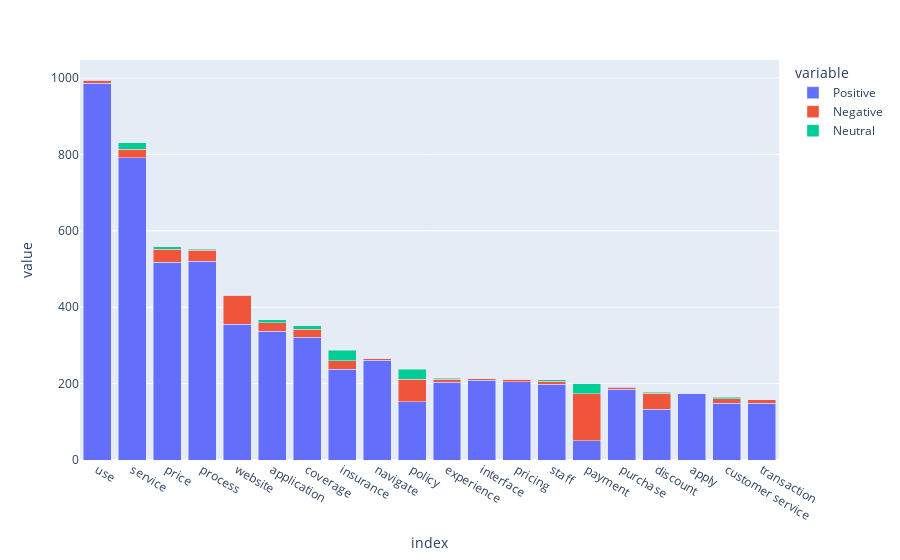

Here is the notebook cell this chart was saved with:
### Code cell
px.bar(restructured_dist, barmode='stack')

### Figure 1 — Plotly figure (JSON) as saved in the notebook; plotly's stock layout.template omitted (floating-point values rounded to 4 significant figures)
{"data": [{"alignmentgroup": "True", "hovertemplate": "variable=Positive<br>index=%{x}<br>value=%{y}<extra></extra>", "legendgroup": "Positive", "marker": {"color": "#636efa", "pattern": {"shape": ""}}, "name": "Positive", "offsetgroup": "Positive", "orientation": "v", "showlegend": true, "textposition": "auto", "type": "bar", "x": ["use", "service", "price", "process", "website", "application", "coverage", "insurance", "navigate", "policy", "experience", "interface", "pricing", "staff", "payment", "purchase", "discount", "apply", "customer service", "transaction"], "xaxis": "x", "y": [987, 792, 518, 520, 356, 337, 322, 237, 261, 153, 204, 209, 205, 199, 50, 185, 133, 175, 148, 148], "yaxis": "y"}, {"alignmentgroup": "True", "hovertemplate": "variable=Negative<br>index=%{x}<br>value=%{y}<extra></extra>", "legendgroup": "Negative", "marker": {"color": "#EF553B", "pattern": {"shape": ""}}, "name": "Negative", "offsetgroup": "Negative", "orientation": "v", "showlegend": true, "textposition": "auto", "type": "bar", "x": ["use", "service", "price", "process", "website", "application", "coverage", "insurance", "navigate", "policy", "experience", "interface", "pricing", "staff", "payment", "purchase", "discount", "apply", "customer service", "transaction"], "xaxis": "x", "y": [8, 22, 34, 29, 75, 23, 20, 23, 4, 58, 8, 4, 6, 7, 123, 6, 42, 0, 12, 10], "yaxis": "y"}, {"alignmentgroup": "True", "hovertemplate": "variable=Neutral<br>index=%{x}<br>value=%{y}<extra></extra>", "legendgroup": "Neutral", "marker": {"color": "#00cc96", "pattern": {"shape": ""}}, "name": "Neutral", "offsetgroup": "Neutral", "orientation": "v", "showlegend": true, "textposition": "auto", "type": "bar", "x": ["use", "service", "price", "process", "website", "application", "coverage", "insurance", "navigate", "policy", "experience", "interface", "pricing", "staff", "payment", "purchase", "discount", "apply", "customer service", "transaction"], "xaxis": "x", "y": [0, 17, 6, 3, 0, 7, 9, 28, 0, 26, 2, 0, 1, 4, 27, 1, 3, 0, 4, 0], "yaxis": "y"}], "layout": {"barmode": "stack", "legend": {"title": {"text": "variable"}, "tracegroupgap": 0}, "margin": {"t": 60}, "xaxis": {"anchor": "y", "domain": [0, 1], "title": {"text": "index"}}, "yaxis": {"anchor": "x", "domain": [0, 1], "title": {"text": "value"}}}}
